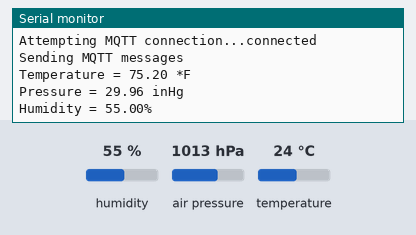
This sketch was run on a simulated ESP8266 (NodeMCU). Parts: the last lines printed to the serial monitor. Inputs (shaded band) come from the test bench; at power-on: humidity 55 %, air pressure 1013 hPa, temperature 24 °C. WiFi joins after 1.5 s; servers stay silent unless stated; no MQTT or app messages arrive unless stated.

Above: at 2.8 s.
2.9 s: humidity set to 22 %
At 12.0 s:
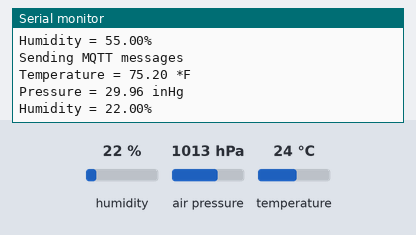
12.9 s: air pressure set to 952 hPa
At 22.2 s:
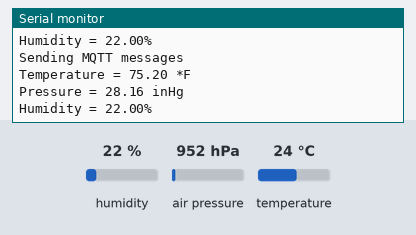
22.9 s: temperature set to 12 °C
At 32.5 s:
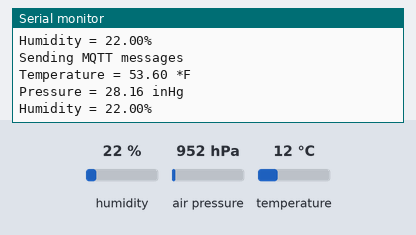

Measured:
- after the input at 2.9 s, the serial monitor: prints a new line after 8.8 s (image 1)
- after the input at 12.9 s, the serial monitor: prints a new line after 8.8 s (image 2)
- after the input at 22.9 s, the serial monitor: prints a new line after 8.8 s (image 3)

The sketch:

WeatherStation_0.0.1.ino
```cpp
#include <Wire.h>
#include <SPI.h>
#include <Adafruit_Sensor.h>
#include <Adafruit_BME280.h>

#include <ESP8266WiFi.h>
#include <PubSubClient.h>

/*
#define BME_SCK 13
#define BME_MISO 12
#define BME_MOSI 11
#define BME_CS 10
*/

Adafruit_BME280 bme; // I2C

// Wifi
const char* ssid = "SSID";                    // Change for your environment
const char* password = "PASSWORD";            // Change for your environment

// MQTT
  const char* mqtt_server = "IP_ADDRESS";     // Change for your environment
  const int mqtt_port = 1883;
  char msg[50];

  //MQTT Topics
    const char* mqtt_topic_temp = "weather/temp";
    const char* mqtt_topic_pres_atm = "weather/pres/inHg";
    const char* mqtt_topic_hum = "weather/hum";
    const char* mqtt_topic_pres_debug = "weather/pres/debug";

//BME280 Variables
  unsigned long delayTime = 10000; //take reading every 10 seconds
  float temp, pres, hum, pres_atm, pres_atm1, pres_inHg;
  const float pres_Pa_inHg = 3386.375258f; //[Pa/inHg]
  const float Altitude = 15.24f; //[m]

WiFiClient espClient;
PubSubClient client(espClient);

void setup() {
    Serial.begin(115200);
    setup_wifi();

    client.setServer(mqtt_server, mqtt_port);
    //client.setCallback(callback);

    Serial.println();

    bool status;
    status = bme.begin(0x76);
    /*
    Serial.println(F("BME280 test"));
    // default settings
    if (!status) {
        Serial.println("Could not find a valid BME280 sensor, check wiring!");
    }*/
    Serial.println();

    delay(100); // let sensor boot up
}


void loop() {
    if (!client.connected()) {
      reconnect();
    }

    printValues();
    client.loop();
    delay(delayTime);
}

void setup_wifi() {
  delay(10);

  Serial.println();
  Serial.print("Connecting to ");
  Serial.println(ssid);

  WiFi.begin(ssid, password);

  while (WiFi.status() != WL_CONNECTED) {
    delay(250);
    Serial.print(".");
  }
  Serial.println();
  Serial.print("My IP address is: "); Serial.println(WiFi.localIP());
}

void reconnect() {
  while (!client.connected()) {
    Serial.print("Attempting MQTT connection...");
    String clientId = "ESP8266-Weather";
    // Attempt to connect
    if (client.connect(clientId.c_str())) {
      Serial.println("connected");
    } else {
      Serial.print("failed, rc=");
      Serial.print(client.state());
      Serial.println(" try again in 5 seconds");
      // Wait 5 seconds before retrying
      delay(5000);
    }
  }
}


void printValues() {
  char temp_c[8], pres_c[8], hum_c[8];//, pres_atm_c1[8], pres_atm_c2[8];
  // Read values
  temp = bme.readTemperature();
  pres = bme.readPressure();
  hum =  bme.readHumidity();

  // Convert Values
  ConvertTemp();
  ConvertPres();
  CalcDewPoint();

  Serial.println("Sending MQTT messages");
  dtostrf(temp,5,2,temp_c);
  dtostrf(pres_atm1,6,3,pres_c);
  dtostrf(hum,5,2,hum_c);
  client.publish(mqtt_topic_temp,temp_c);
  client.publish(mqtt_topic_pres_atm,pres_c);
  client.publish(mqtt_topic_hum,hum_c);

  Serial.print("Temperature = ");
  Serial.print(temp);
  Serial.println(" *F");

  Serial.print("Pressure = ");
  Serial.print(pres_atm1);
  Serial.println(" inHg");

  Serial.print("Humidity = ");
  Serial.print(hum);
  Serial.println("%");

  Serial.println();
}

void ConvertTemp() {
  //Do conversion
    temp = temp*1.8f;
    temp = temp + 32;
}

void ConvertPres() {
  // Normalize pressure to sea level
  pres_atm = pres*pow(1- ((0.0065*Altitude)/(temp + 0.0065*Altitude + 273.15)),-5.5257);
  pres_atm1 = pres_atm / pres_Pa_inHg;
}

void CalcDewPoint() {
  //Do conversion
}
```
